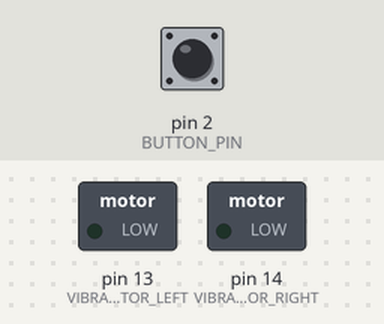
A sketch run on a simulated Arduino Uno, built with avr-gcc and run on an emulated ATmega328P. On the bench: switched loads named in the sketch (green lamp = pin HIGH). The inputs (shaded band) are chosen by the test bench; at power-on: pin 2 (BUTTON_PIN) HIGH.

Above: at 1.2 s.
1.3 s: pin 2 (BUTTON_PIN) pulled LOW for 0.15 s
At 3.4 s:
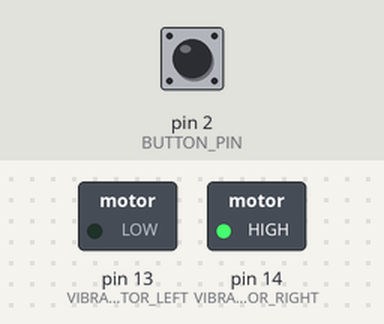
4.4 s: pin 2 (BUTTON_PIN) pulled LOW for 1 s
At 4.5 s:
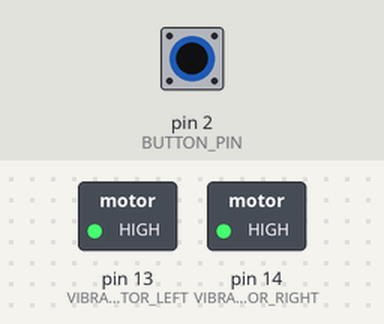
7.7 s: pin 2 (BUTTON_PIN) pulled LOW for 3.2 s
At 8.9 s:
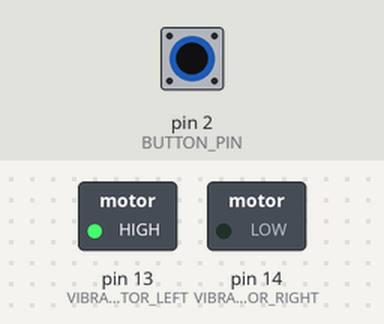
Timing chart, 0 to 14.8 s (numbered marks = the images above; inputs shaded):
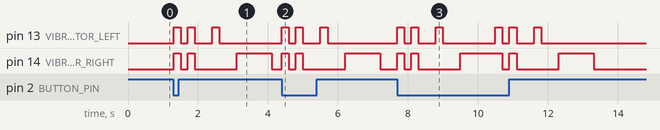

The sketch:

HapticInteraction_Prototype.ino
```cpp
#define VIBRATION_MOTOR_LEFT 13 // Left motor pin
#define VIBRATION_MOTOR_RIGHT 14 // Right motor pin
#define BUTTON_PIN 2 // Button pin

void setup() {
  pinMode(VIBRATION_MOTOR_LEFT, OUTPUT);
  pinMode(VIBRATION_MOTOR_RIGHT, OUTPUT);
  pinMode(BUTTON_PIN, INPUT_PULLUP); // Set the button as an input with an internal pull-up
}

void loop() {
  // Check if the button is pressed
  if (digitalRead(BUTTON_PIN) == LOW) { // Assuming the button is active LOW
    // If the button is pressed, play the vibration pattern
    hapticPattern();
  } else {
    // If the button is not pressed, make sure motors are off
    digitalWrite(VIBRATION_MOTOR_LEFT, LOW);
    digitalWrite(VIBRATION_MOTOR_RIGHT, LOW);
  }
}

void hapticPattern() {
  // Both motors short vibration
  vibrateBothShort();

  // Long pause
  delay(500); // Adjust this for the length of your long pause

  // Left motor short vibration, right motor off
  vibrateLeftShort();

  // Right motor long vibration, left motor off
  vibrateRightLong();
}

void vibrateBothShort() {
  digitalWrite(VIBRATION_MOTOR_LEFT, HIGH);
  digitalWrite(VIBRATION_MOTOR_RIGHT, HIGH);
  delay(200); // Short vibration time
  digitalWrite(VIBRATION_MOTOR_LEFT, LOW);
  digitalWrite(VIBRATION_MOTOR_RIGHT, LOW);
  delay(200); // Brief break between vibrations
  digitalWrite(VIBRATION_MOTOR_LEFT, HIGH);
  digitalWrite(VIBRATION_MOTOR_RIGHT, HIGH);
  delay(200); // Second short vibration time
  digitalWrite(VIBRATION_MOTOR_LEFT, LOW);
  digitalWrite(VIBRATION_MOTOR_RIGHT, LOW);
}

void vibrateLeftShort() {
  digitalWrite(VIBRATION_MOTOR_LEFT, HIGH);
  delay(200); // Short vibration time
  digitalWrite(VIBRATION_MOTOR_LEFT, LOW);
  delay(500); // Long pause after single short vibration
}

void vibrateRightLong() {
  digitalWrite(VIBRATION_MOTOR_RIGHT, HIGH);
  delay(1000); // Long vibration time
  digitalWrite(VIBRATION_MOTOR_RIGHT, LOW);
}
```

Measured:
- after the input at 1.3 s, pin 13 (VIBRATION_MOTOR_LEFT): goes HIGH 0.20 s, LOW 0.20 s, HIGH 0.20 s, LOW 0.50 s, HIGH 0.20 s, then LOW, starting at once; pin 14 (VIBRATION_MOTOR_RIGHT): goes HIGH 0.20 s, LOW 0.20 s, HIGH 0.20 s, LOW 1.2 s, HIGH 1.0 s, then LOW, starting at once
- after the input at 4.4 s, pin 13 (VIBRATION_MOTOR_LEFT): goes HIGH 0.20 s, LOW 0.20 s, HIGH 0.20 s, LOW 0.50 s, HIGH 0.20 s, then LOW, starting at once; pin 14 (VIBRATION_MOTOR_RIGHT): goes HIGH 0.20 s, LOW 0.20 s, HIGH 0.20 s, LOW 1.2 s, HIGH 1.0 s, then LOW, starting at once
- after the input at 7.7 s, pin 13 (VIBRATION_MOTOR_LEFT): LOW → HIGH at once, → LOW 0.20 s later, → HIGH 0.20 s later, → LOW 0.20 s later, … (12 changes in this stretch); pin 14 (VIBRATION_MOTOR_RIGHT): LOW → HIGH at once, → LOW 0.20 s later, → HIGH 0.20 s later, → LOW 0.20 s later, … (10 changes in this stretch)
